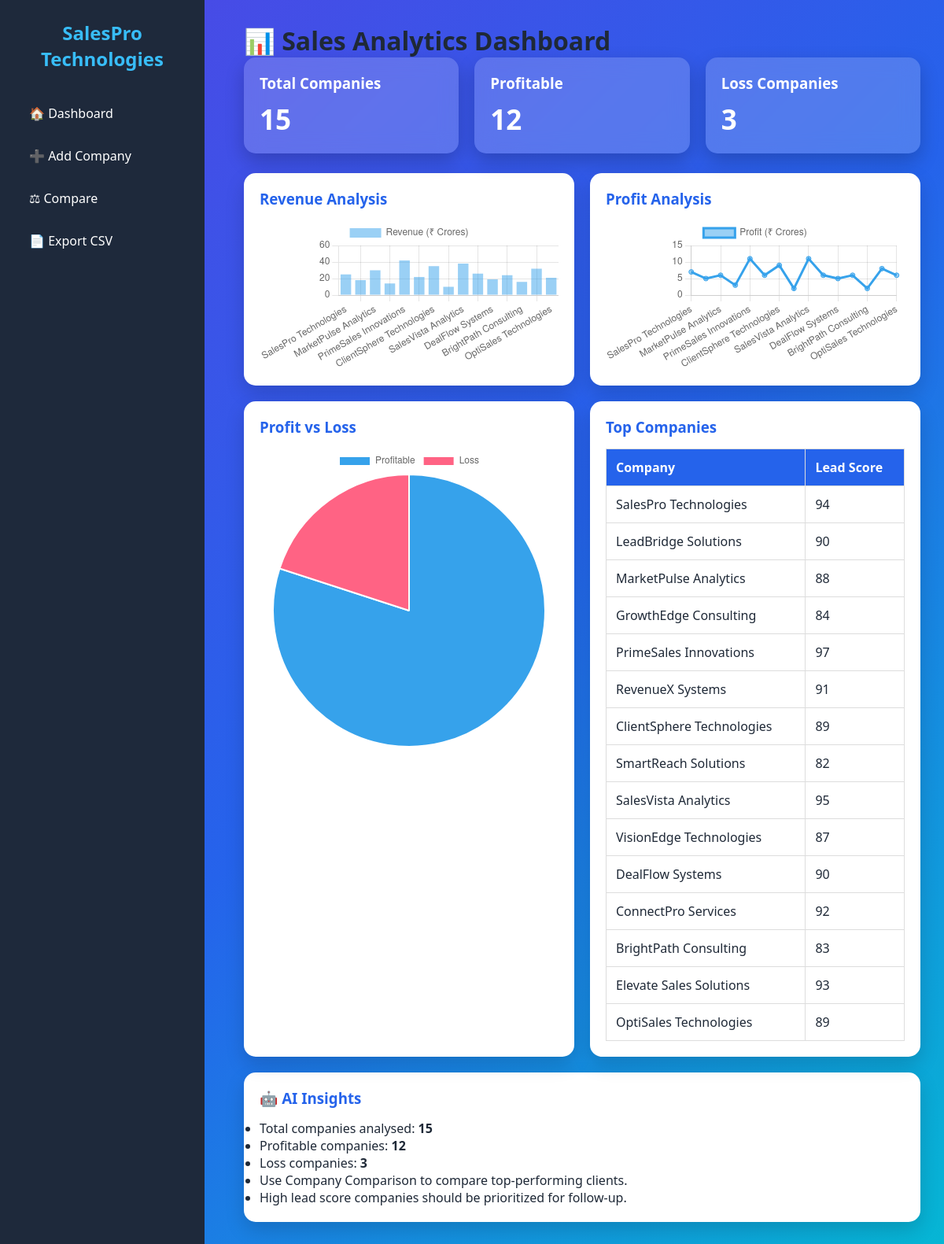
The app's page /analytics with its own data.
### tables this page shows
CREATE TABLE companies (

id INTEGER PRIMARY KEY AUTOINCREMENT,

company_name TEXT NOT NULL,

industry TEXT,

contact_person TEXT,

designation TEXT,

email TEXT,

phone TEXT,

website TEXT,

employees INTEGER,

revenue TEXT,

expenses TEXT,

profit TEXT,

profit_margin TEXT,

financial_status TEXT,

funding TEXT,

location TEXT,

technology TEXT,

lead_score INTEGER,

buying_intent TEXT,

lead_status TEXT,

priority TEXT,

expected_deal TEXT,

follow_up TEXT,

recommendation TEXT,

win_probability INTEGER,

growth_rate TEXT,

customer_rating REAL,

last_contact TEXT,

notes TEXT,

ceo TEXT,

sales_director TEXT,

finance_manager TEXT,

procurement_head TEXT

);

### app.py (the view)
@app.route("/analytics")
def analytics():
    conn = get_db()
    companies = conn.execute("""

        SELECT *

        FROM companies

    """).fetchall()
    revenue = []
    profit = []
    names = []
    profitable = 0
    loss = 0
    for c in companies:
        names.append(c["company_name"])
        revenue.append(
            int(
                c["revenue"]
                .replace("₹", "")
                .replace(" Crore", "")
            )
        )
        profit.append(
            abs(
                int(
                    c["profit"]
                    .replace("₹", "")
                    .replace(" Crore", "")
                )
            )
        )
        if c["financial_status"] == "Profitable":
            profitable += 1
        else:
            loss += 1
    conn.close()
    return render_template(
        "analytics.html",
        companies=companies,
        names=names,
        revenue=revenue,
        profit=profit,
        profitable=profitable,
        loss=loss
    )

### app.py (called while the page is built)
def get_db():
    conn = sqlite3.connect(DATABASE)
    conn.row_factory = sqlite3.Row
    return conn

### templates/analytics.html (shortened to what this page needs)
<!DOCTYPE html>
<html lang="en">
<head>
    <link rel="stylesheet"
          href="{{ url_for('static', filename='style.css') }}">
</head>
<body>
<div class="container">
    <aside class="sidebar">
        <h2>SalesPro Technologies</h2>
        <a href="/">🏠 Dashboard</a>
        <a href="/add">➕ Add Company</a>
        <a href="/compare">⚖ Compare</a>
        <a href="/export">📄 Export CSV</a>
    </aside>
    <main class="content">
        <h1>📊 Sales Analytics Dashboard</h1>
        <div class="cards">
            <div class="card">
                <h3>Total Companies</h3>
                <h1>{{ companies|length }}</h1>
            </div>
            <div class="card">
                <h3>Profitable</h3>
                <h1>{{ profitable }}</h1>
            </div>
            <div class="card">
                <h3>Loss Companies</h3>
                <h1>{{ loss }}</h1>
            </div>
        </div>
        <div class="grid">
            <div class="info-box">
                <h3>Revenue Analysis</h3>
                <canvas id="revenueChart"></canvas>
            </div>
            <div class="info-box">
                <h3>Profit Analysis</h3>
                <canvas id="profitChart"></canvas>
            </div>
        </div>
        <div class="grid">
            <div class="info-box">
                <h3>Profit vs Loss</h3>
                <canvas id="statusChart"></canvas>
            </div>
            <div class="info-box">
                <h3>Top Companies</h3>
                <table class="table">
                    <tr>
                        <th>Company</th>
                        <th>Lead Score</th>
                    </tr>
                    {% for company in companies %}
                    <tr>
                        <td>{{ company.company_name }}</td>
                        <td>{{ company.lead_score }}</td>
                    </tr>
                    {% endfor %}
                </table>
            </div>
        </div>
        <div class="info-box">
            <h3>🤖 AI Insights</h3>
            <ul>
                <li>Total companies analysed: <strong>{{ companies|length }}</strong></li>
                <li>Profitable companies: <strong>{{ profitable }}</strong></li>
                <li>Loss companies: <strong>{{ loss }}</strong></li>
                <li>Use Company Comparison to compare top-performing clients.</li>
                <li>High lead score companies should be prioritized for follow-up.</li>
            </ul>
        </div>
    </main>
</div>
<script>
const companyNames = {{ names|tojson }};
const revenue = {{ revenue|tojson }};
const profit = {{ profit|tojson }};
new Chart(document.getElementById("revenueChart"), {
    type: "bar",
    data: {
        labels: companyNames,
        datasets: [{
            label: "Revenue (₹ Crores)",
            data: revenue
        }]
    }
});
new Chart(document.getElementById("profitChart"), {
    type: "line",
    data: {
        labels: companyNames,
        datasets: [{
            label: "Profit (₹ Crores)",
            data: profit
        }]
    }
});
new Chart(document.getElementById("statusChart"), {
    type: "pie",
    data: {
        labels: ["Profitable", "Loss"],
        datasets: [{
            data: [{{ profitable }}, {{ loss }}]
        }]
    }
});
</script>
</body>
</html>

### static/style.css (style rules this page uses)
* { margin:0; padding:0; box-sizing:border-box; font-family:'Segoe UI',sans-serif; }
body { background:linear-gradient(135deg,#4f46e5,#2563eb,#06b6d4); min-height:100vh; color:#1f2937; }
.container { display:flex; min-height:100vh; }
.sidebar { width:260px; background:#1e293b; color:white; padding:25px; position:fixed; height:100%; overflow:auto; }
.sidebar h2 { text-align:center; margin-bottom:30px; color:#38bdf8; }
.sidebar a { display:block; color:white; text-decoration:none; padding:12px; border-radius:8px; margin-bottom:8px; transition:.3s; }
.content { margin-left:280px; padding:30px; width:100%; }
.cards { display:grid; grid-template-columns:repeat(auto-fit,minmax(220px,1fr)); gap:20px; margin-bottom:25px; }
.card { background:rgba(255,255,255,.18); backdrop-filter:blur(12px); border-radius:15px; padding:20px; color:white; box-shadow:0 10px 25px rgba(0,0,0,.2); }
.card h1 { margin-top:10px; font-size:35px; }
.grid { display:grid; grid-template-columns:repeat(auto-fit,minmax(350px,1fr)); gap:20px; margin-bottom:20px; }
.info-box { background:white; border-radius:15px; padding:20px; box-shadow:0 10px 25px rgba(0,0,0,.15); }
.info-box h3 { margin-bottom:15px; color:#2563eb; }
.table, .compare-table { width:100%; border-collapse:collapse; margin-top:10px; }
.table th, .table td, .compare-table th, .compare-table td { border:1px solid #ddd; padding:12px; text-align:left; }
.table th, .compare-table th { background:#2563eb; color:white; }

### records on screen
companies: company_name "SalesPro Technologies", lead_score "94"
companies: company_name "LeadBridge Solutions", lead_score "90"
companies: company_name "MarketPulse Analytics", lead_score "88"
companies: company_name "GrowthEdge Consulting", lead_score "84"
companies: company_name "PrimeSales Innovations", lead_score "97"
companies: company_name "RevenueX Systems", lead_score "91"
companies: company_name "ClientSphere Technologies", lead_score "89"
companies: company_name "SmartReach Solutions", lead_score "82"
companies: company_name "SalesVista Analytics", lead_score "95"
companies: company_name "VisionEdge Technologies", lead_score "87"
companies: company_name "DealFlow Systems", lead_score "90"
companies: company_name "ConnectPro Services", lead_score "92"
companies: company_name "BrightPath Consulting", lead_score "83"
companies: company_name "Elevate Sales Solutions", lead_score "93"
companies: company_name "OptiSales Technologies", lead_score "89"

### other values on screen
{{ companies|length }} "15"
{{ profitable }} "12"
{{ loss }} "3"
chart data {{ revenue|tojson }} [25, 18, 30, 14, 42, 22, 35, 10, 38, 26, 19, 24, 16, 32, 21]
chart data {{ profit|tojson }} [7, 5, 6, 3, 11, 6, 9, 2, 11, 6, 5, 6, 2, 8, 6]
chart data {{ profitable }} 12
